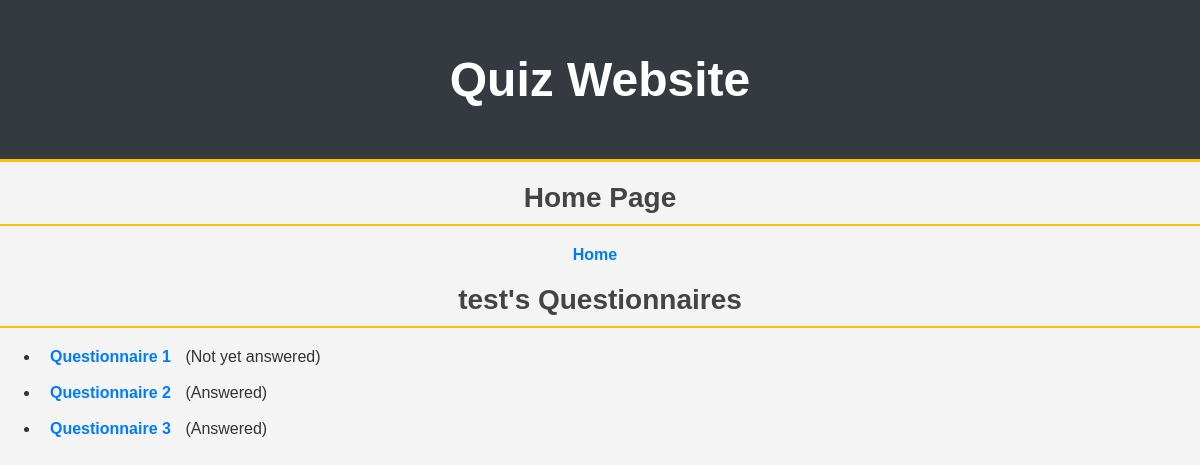
The page /client/10/ on the database its author committed.
### task/models.py (models this page shows, shortened)
class Client(models.Model):
    user = models.OneToOneField(User, on_delete=models.CASCADE)
    name = models.CharField(max_length=100)
    email = models.EmailField(unique=True)

class Questionnaire(models.Model):
    client = models.ForeignKey(Client, on_delete=models.CASCADE, related_name='questionnaires')
    title = models.CharField(max_length=100)
    created_at = models.DateTimeField(auto_now_add=True)

### task/views.py (the view)
# urls.py: path("client/<int:client_id>/", views.client_detail, name="client_detail"),  # Client detail page
def client_detail(request, client_id):
    client = get_object_or_404(Client, id=client_id)  # Get the specific client or return a 404 error
    questionnaires = Questionnaire.objects.all()  # Retrieve all questionnaires
    answered_questionnaires = {
        response.questionnaire_id: True
        for response in ClientResponse.objects.filter(client=client)
    }
    return render(
        request,
        "client_detail.html",
        {
            "client": client,
            'questionnaires': questionnaires,
            "answered_questionnaires": answered_questionnaires,
        },
    )

### task/templates/client_detail.html
{% extends 'base.html' %} {% block title %}Client Detail{% endblock %}
{% block content %}
<h2>{{ client.user.username }}'s Questionnaires</h2>
{% if questionnaires %}
    <ul>
        {% for questionnaire in questionnaires %}
        <li>
            <a href="{% url 'questionnaire_detail' questionnaire.id %}?client_id={{ client.id }}">{{ questionnaire.title }}</a>
            {% if questionnaire.id in answered_questionnaires %}
            (Answered)
        {% else %}
            (Not yet answered)
        {% endif %}
        <br><br/>
        </li>
        {% endfor %}
    </ul>
{% else %}
    <p>No questionnaires available.</p>
{% endif %}
{% endblock %}

### task/static/css/styles.css (style rules this page uses)
h2 { color: #343a40; text-align: center; font-size: 28px; font-weight: bold; margin-top: 20px; margin-bottom: 20px; border-bottom: 2px solid #ffc107; padding-bottom: 10px; }
body { font-family: Arial, sans-serif; background-color: #f4f4f4; margin: 0; padding: 0; color: #333; }
h2 { color: #444; margin-bottom: 20px; }
a { color: #007bff; text-decoration: none; font-weight: bold; padding: 5px 10px; border-radius: 5px; transition: background-color 0.3s ease, color 0.3s ease; }

### rows shown on the page
Client: user.username "test"
Questionnaire: title "Questionnaire 1", shows "(Not yet answered)"
Questionnaire: title "Questionnaire 2", shows "(Answered)"
Questionnaire: title "Questionnaire 3", shows "(Answered)"
